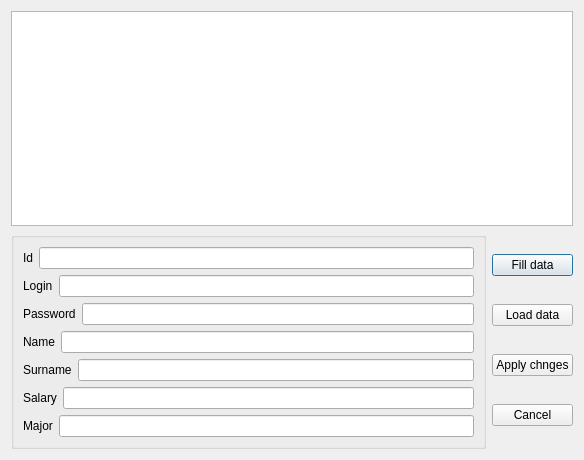
<?xml version="1.0" encoding="UTF-8"?>
<ui version="4.0">
 <class>EditDialog</class>
 <widget class="QDialog" name="EditDialog">
  <property name="geometry">
   <rect>
    <x>0</x>
    <y>0</y>
    <width>584</width>
    <height>460</height>
   </rect>
  </property>
  <property name="windowTitle">
   <string>Dialog</string>
  </property>
  <layout class="QVBoxLayout" name="verticalLayout_3">
   <item>
    <layout class="QHBoxLayout" name="horizontalLayout_8">
     <item>
      <widget class="QTableView" name="tableView"/>
     </item>
    </layout>
   </item>
   <item>
    <layout class="QHBoxLayout" name="horizontalLayout_7">
     <item>
      <widget class="QGroupBox" name="groupBox">
       <property name="title">
        <string/>
       </property>
       <layout class="QVBoxLayout" name="verticalLayout">
        <item>
         <layout class="QHBoxLayout" name="horizontalLayout_9">
          <item>
           <widget class="QLabel" name="label_7">
            <property name="text">
             <string>Id</string>
            </property>
           </widget>
          </item>
          <item>
           <widget class="QLineEdit" name="lineEditId">
            <property name="readOnly">
             <bool>true</bool>
            </property>
           </widget>
          </item>
         </layout>
        </item>
        <item>
         <layout class="QHBoxLayout" name="horizontalLayout">
          <item>
           <widget class="QLabel" name="label">
            <property name="text">
             <string>Login</string>
            </property>
           </widget>
          </item>
          <item>
           <widget class="QLineEdit" name="lineEditLogin"/>
          </item>
         </layout>
        </item>
        <item>
         <layout class="QHBoxLayout" name="horizontalLayout_2">
          <item>
           <widget class="QLabel" name="label_2">
            <property name="text">
             <string>Password</string>
            </property>
           </widget>
          </item>
          <item>
           <widget class="QLineEdit" name="lineEditPassword"/>
          </item>
         </layout>
        </item>
        <item>
         <layout class="QHBoxLayout" name="horizontalLayout_3">
          <item>
           <widget class="QLabel" name="label_6">
            <property name="text">
             <string>Name</string>
            </property>
           </widget>
          </item>
          <item>
           <widget class="QLineEdit" name="lineEditName"/>
          </item>
         </layout>
        </item>
        <item>
         <layout class="QHBoxLayout" name="horizontalLayout_4">
          <item>
           <widget class="QLabel" name="label_3">
            <property name="text">
             <string>Surname</string>
            </property>
           </widget>
          </item>
          <item>
           <widget class="QLineEdit" name="lineEditSurname"/>
          </item>
         </layout>
        </item>
        <item>
         <layout class="QHBoxLayout" name="horizontalLayout_5">
          <item>
           <widget class="QLabel" name="label_5">
            <property name="text">
             <string>Salary</string>
            </property>
           </widget>
          </item>
          <item>
           <widget class="QLineEdit" name="lineEditSalary"/>
          </item>
         </layout>
        </item>
        <item>
         <layout class="QHBoxLayout" name="horizontalLayout_6">
          <item>
           <widget class="QLabel" name="label_4">
            <property name="text">
             <string>Major</string>
            </property>
           </widget>
          </item>
          <item>
           <widget class="QLineEdit" name="lineEditMajor"/>
          </item>
         </layout>
        </item>
       </layout>
      </widget>
     </item>
     <item>
      <layout class="QVBoxLayout" name="verticalLayout_2">
       <item>
        <widget class="QPushButton" name="pushButtonFillData">
         <property name="text">
          <string>Fill data</string>
         </property>
        </widget>
       </item>
       <item>
        <widget class="QPushButton" name="pushButton_2">
         <property name="text">
          <string>Load data</string>
         </property>
        </widget>
       </item>
       <item>
        <widget class="QPushButton" name="pushButton">
         <property name="text">
          <string>Apply chnges</string>
         </property>
        </widget>
       </item>
       <item>
        <widget class="QPushButton" name="pushButtonCancle">
         <property name="text">
          <string>Cancel</string>
         </property>
        </widget>
       </item>
      </layout>
     </item>
    </layout>
   </item>
  </layout>
 </widget>
 <resources/>
 <connections/>
</ui>
